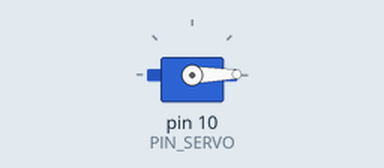
Bench run of a sketch on a simulated Arduino Uno, built with avr-gcc and run on an emulated ATmega328P. On the bench: servo. What the sketch prints to the serial monitor is not drawn.

Above: at 2.33 s.
At 11.01 s:
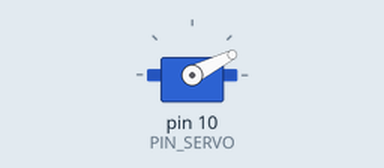
At 21.0 s:
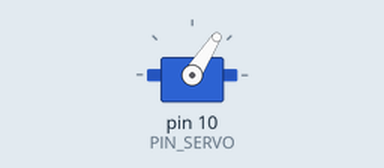
At 39.01 s:
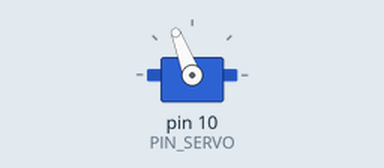
Timing chart, 0 to 40.0 s (numbered marks = the images above):
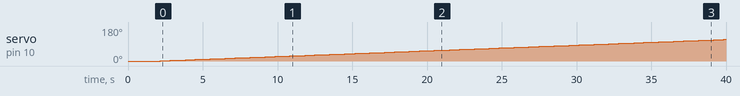

The sketch:

13C02_servo_slow.ino
```cpp
#include <Servo.h>

// Arduino pin assignment
#define PIN_SERVO 10

// configurable parameters for Servo
#define _DUTY_MIN 540  // servo full clock-wise position (0 degree)
#define _DUTY_NEU ((_DUTY_MIN + _DUTY_MAX) / 2) // servo neutral position (90 degree)
#define _DUTY_MAX 2550 // servo full counter-clockwise position (180 degree)

// ---- 실험 설정: 실험마다 아래 두 줄만 바꿔서 업로드 ----
// 실험 1: _SERVO_SPEED 3   , _MOVE_ANGLE 180  (60초 동안 180도 이동)
// 실험 2: _SERVO_SPEED 0.3 , _MOVE_ANGLE 90   (300초 동안 90도 이동)
#define _SERVO_SPEED 3   // servo angular speed (unit: degree/sec)
#define _MOVE_ANGLE  180 // total moving angle (unit: degree)

#define _POS_START _DUTY_MIN
#define _POS_END   (_DUTY_MIN + (_DUTY_MAX - _DUTY_MIN) * (_MOVE_ANGLE / 180.0))

// Loop Interval
#define INTERVAL 14 // servo update interval (unit: msec)

// global variables
unsigned long last_sampling_time; // unit: msec
unsigned long move_start_time;    // unit: msec

Servo myservo;

float duty_change_per_interval; // duty change per interval (소수점이 필요해서 float)
float duty_target;              // target duty time
float duty_curr;                // current duty time
bool  arrived = false;          // reached the target?

void setup() {
  myservo.attach(PIN_SERVO, _DUTY_MIN, _DUTY_MAX);

  duty_target = _POS_END;
  duty_curr = _POS_START;
  myservo.writeMicroseconds((int)duty_curr);

  Serial.begin(57600);

  // convert angular velocity into duty change per interval.
  duty_change_per_interval =
    (float)(_DUTY_MAX - _DUTY_MIN) * (_SERVO_SPEED / 180.0) * (INTERVAL / 1000.0);

  // 서보가 시작 위치로 가는 시간을 기다린 뒤 시작
  delay(2000);
  last_sampling_time = millis();
  move_start_time = millis();
}

void loop() {
  // wait until next sampling time.
  if (millis() < (last_sampling_time + INTERVAL))
    return;
  last_sampling_time += INTERVAL;

  // move duty_curr toward duty_target
  if (!arrived) {
    duty_curr += duty_change_per_interval;
    if (duty_curr >= duty_target) {
      duty_curr = duty_target;
      arrived = true;
      Serial.print("arrived! elapsed(sec): ");
      Serial.println((millis() - move_start_time) / 1000.0);
    }
  }

  // update servo position
  myservo.writeMicroseconds((int)(duty_curr + 0.5));

  // output the values to the serial port
  Serial.print("Min:");          Serial.print(_DUTY_MIN);
  Serial.print(",duty_curr:");   Serial.print(duty_curr);
  Serial.print(",duty_target:"); Serial.print(duty_target);
  Serial.print(",Max:");         Serial.println(_DUTY_MAX);
}
```

Measured:
- by itself, servo on pin 10 (PIN_SERVO): moves from 0° to 114° over 37.7 s
